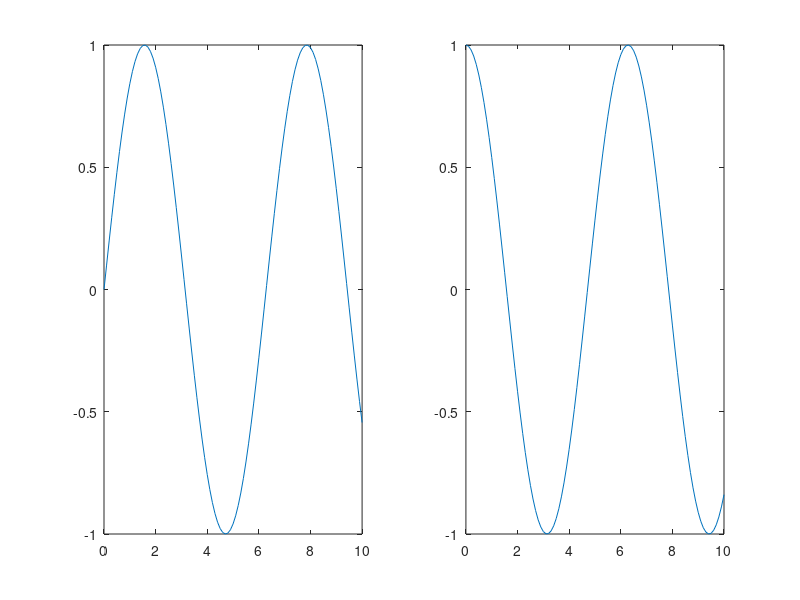

Source code (MATLAB):

x=(0:0.1:10);

seno_x=sin(x);
coseno_x=cos(x);



grafica01=subplot(1,2,1);

plot(x,seno_x);



grafica02=subplot(1,2,2);

plot(x,coseno_x);

